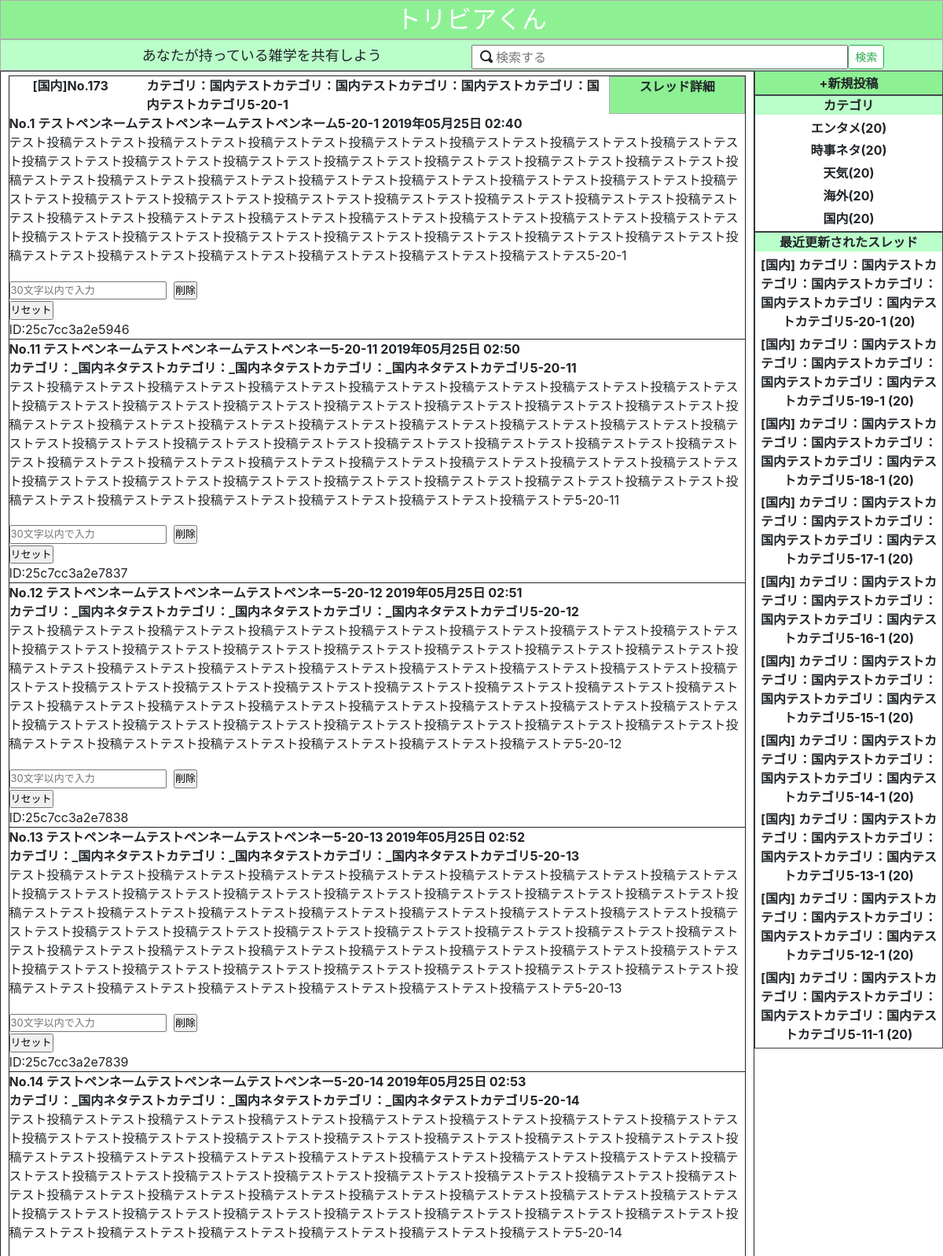
Screenshot of /bbs/index.php?mode=db (upper part) with the database file from the repository.
### tables this page shows
CREATE TABLE `posted` (
  `id` int(11) NOT NULL,
  `thr_id` int(4) NOT NULL,
  `pos_id` int(4) NOT NULL,
  `pos_status` int(2) NOT NULL,
  `pos_title` varchar(500) NOT NULL,
  `pos_created` datetime NOT NULL,
  `pos_lastupdate` datetime DEFAULT NULL,
  `pos_ipaddress` varchar(100) NOT NULL,
  `pos_useragent` varchar(100) NOT NULL,
  `pos_posted_id` varchar(100) NOT NULL,
  `pos_penname` varchar(500) NOT NULL,
  `pos_text` varchar(5000) NOT NULL,
  `pos_good_count` int(4) NOT NULL,
  `pos_text_pass_st` int(2) NOT NULL,
  `pos_text_pass` varchar(100) DEFAULT NULL
);

CREATE TABLE `category` (
  `cat_id` int(4) NOT NULL,
  `cat_status` int(1) NOT NULL,
  `cat_name` varchar(500) NOT NULL,
  `cat_created` date NOT NULL,
  `cat_updated` date DEFAULT NULL
);

CREATE TABLE `thread` (
  `thr_id` int(4) NOT NULL,
  `cat_id` int(4) NOT NULL,
  `thr_status` int(2) NOT NULL,
  `thr_title` varchar(500) NOT NULL,
  `thr_created` datetime NOT NULL,
  `thr_lastupdate` datetime DEFAULT NULL,
  `thr_ipaddress` varchar(100) NOT NULL,
  `thr_useragent` varchar(100) NOT NULL,
  `thr_posted_id` varchar(100) NOT NULL
);

### bbs/base.php (called while the page is built, shortened)
<?php
class MyDB{
  private $host     = host;
  private $username = username;
  private $passwd   = passwd;
  private $dbname   = dbname;
    protected function connect() {
      try {
        $this->dbh = new mysqli( $this -> host , $this-> username, $this-> passwd, $this-> dbname );
      } catch(Exception $e) {
        error_log(print_r('Warning base.php::__construct() DBへの接続に失敗'."\n".$e->getMessage().' ['.date('Y-m-d H:i:s', time()).']'."\n", true), '3', 'log.txt');
      }
    }
}
class Board extends MyDB {
  public function getThread() {
    $thr_puts_all_sql =  $this->dbh->prepare( "SELECT c.cat_id,c.cat_name,c.cat_status,t.thr_id,t.thr_title,t.thr_status,
      t.thr_lastupdate FROM thread t INNER JOIN category c ON t.cat_id = c.cat_id AND t.thr_status = 1
      GROUP BY t.thr_id ORDER BY t.thr_lastupdate DESC LIMIT ? ");
    $Thr_MAX_NUM = THREAD_MAX_NUM;
    $thr_puts_all_sql->bind_param("i",$Thr_MAX_NUM);
    $thr_puts_all_sql->execute();
    $result = $thr_puts_all_sql->get_result();
    $thr_puts_all = $result->fetch_all(MYSQLI_ASSOC);
    return $thr_puts_all;
  }
  public function get_count_cat() {
    $cat_count_sql = $this->dbh->prepare( "SELECT c.cat_id,c.cat_name,COUNT(c.cat_id) cat_count FROM
    thread t INNER JOIN category c ON t.cat_id = c.cat_id
    INNER JOIN
    (SELECT DISTINCT thr_id FROM posted) as p
    ON t.thr_id = p.thr_id
    WHERE t.thr_status = 1 GROUP BY c.cat_id");
    $cat_count_sql->execute();
    $result = $cat_count_sql->get_result();
    $cat_count = $result->fetch_all(MYSQLI_ASSOC);
    return  $cat_count;
  }
  public function get_thread_Post($thr_id) {
    $thred_puts_sql = $this->dbh->prepare( "SELECT * FROM (posted p INNER JOIN thread t ON p.thr_id = t.thr_id)
    INNER JOIN category c ON t.cat_id = c.cat_id AND p.thr_id = ? WHERE p.pos_status = 1 ORDER BY p.pos_id  ");
    $thred_puts_sql->bind_param("i",$thr_id);
      switch ($thred_puts_sql->execute()) {
      case true:
          $result = $thred_puts_sql->get_result();
          $thred_puts = $result->fetch_all(MYSQLI_ASSOC);
           return  $thred_puts;;
          break;
      }
  }
  public function get_thread_PostCount() {
    $thr_putsCount_all_sql = $this->dbh->prepare( "select * from (SELECT c.cat_id,c.cat_name,t.thr_id,t.thr_title,COUNT(p.pos_id)
    sum_pos,t.thr_lastupdate,t.thr_status FROM (posted p INNER JOIN thread t ON p.thr_id = t.thr_id)
    INNER JOIN category c ON t.cat_id = c.cat_id WHERE p.pos_status = 1 AND t.thr_status = 1
        GROUP BY t.thr_id ORDER BY t.thr_id  DESC LIMIT ?) sub   WHERE sub.thr_status = 1
        ORDER BY sub.thr_lastupdate DESC LIMIT ?");
    $Thr_MAX_NUM = THREAD_MAX_NUM;
    $thr_putsCount_all_sql->bind_param("ii",$Thr_MAX_NUM,$Thr_MAX_NUM);
    $thr_putsCount_all_sql->execute();
    $result = $thr_putsCount_all_sql->get_result();
    $thr_putsCount_all = $result->fetch_all(MYSQLI_ASSOC);
    return  $thr_putsCount_all;
  }
}
function agent_type() {
  $ua = $_SERVER['HTTP_USER_AGENT'];
  if (stripos($ua, 'iphone') !== false ||
    stripos($ua, 'ipod') !== false ||
    (stripos($ua, 'android') !== false && stripos($ua, 'mobile') !== false) ||
    (stripos($ua, 'windows') !== false && stripos($ua, 'mobile') !== false) ||
    (stripos($ua, 'firefox') !== false && stripos($ua, 'mobile') !== false) ||
    (stripos($ua, 'bb10') !== false && stripos($ua, 'mobile') !== false) ||
    (stripos($ua, 'blackberry') !== false)
  ) {
    $ua = "sp";
  } else {
    $ua = "pc";
  }
  return $ua;
}
function h_escape($s) {
return htmlspecialchars($s, ENT_QUOTES, "UTF-8");
}
?>

### bbs/temp/index_DB_PC.php (the view, shortened to what this page needs)
<?PHP
    for($postno = 0; $postno <= count($thred_output);$postno++){
      if($postno == 0 && 0 < count($thred_output)){
        echo '<span id="pagination'.$thred_output[$postno]['thr_id'].'">';;
?>
        <div class="thread thread-container">
        <div class="thread-item-root">
          <label class="thread-item">[<?php echo $thred_output[$postno]['cat_name'];?>]No.<?php echo $thred_output[$postno]['thr_id'];?></label>
          <label class="thread-item"><?php echo h_escape($thred_output[$postno]['pos_title']);?> </label>
          <label class="thread-item">
            <div class="thread-detail" location="index" cat_name=<?php echo $thred_output[$postno]['cat_name'];?> thr_no=<?php echo $thred_output[$postno]['thr_id'];?> pos_no=<?php echo $thred_output[$postno]['pos_id'];?>>スレッド詳細</div>
          </label>
        </div>
        <div class="posted posted-container">
          <label class="posted-item-1">No.<?php echo $thred_output[$postno]['pos_id'];?> <?php echo h_escape( $thred_output[$postno]['pos_penname']);?> <?php echo date('Y年m月d日 H:i',strtotime($thred_output[$postno]['pos_created']));?></label>
          <label class="posted-item-1"><?php echo nl2br(h_escape($thred_output[$postno]['pos_text']));?>
          </label>
          <label class="posted-item-1">
           <form class="password" method="post" action="" accept-charset="euc-jp">
              <input type="text" name="password_<?php echo $thred_output[$postno]['thr_id'];?>_<?php echo $thred_output[$postno]['pos_id'];?>" cat_name=<?php echo $thred_output[$postno]['cat_name'];?>
               thr_no=<?php echo $thred_output[$postno]['thr_id'];?> pos_no=<?php echo $thred_output[$postno]['pos_id'];?>
               maxlength="30"   value="" placeholder="30文字以内で入力">
              <input type="submit" id="<?php echo $thred_output[$postno]['cat_name'];?>_<?php echo $thred_output[$postno]['thr_id'];?>_<?php echo $thred_output[$postno]['pos_id'];?>" value="削除" cat_name="<?php echo $thred_output[$postno]['cat_name'];?>" thr_no="<?php echo $thred_output[$postno]['thr_id'];?>"
                 pos_no="<?php echo $thred_output[$postno]['pos_id'];?>" admin="<?php if(isset($_COOKIE['Admin'])){echo "true";}else{echo "false";} ?>" class="password_del">
              <input type="reset" value="リセット">
            </form>
          </label>
          <label class="posted-item-1">ID:<?php echo  $thred_output[$postno]['pos_posted_id']; ?></label>
        </div>
<?php
  }elseif($postno < count($thred_output)){
?>
              <div class="posted posted-container">
               <label class="posted-item">No.<?php echo $thred_output[$postno]['pos_id'];?> <?php echo h_escape( $thred_output[$postno]['pos_penname']);?> <?php echo date('Y年m月d日 H:i',strtotime($thred_output[$postno]['pos_created']));?></label>
                <label class="posted-item"><?php echo h_escape($thred_output[$postno]['pos_title']);?></label>
                <label class="posted-item"><?php echo nl2br(h_escape($thred_output[$postno]['pos_text']));?>
                </label>
                <label class="posted-item">
                 <form class="password" method="post" action="">
                    <input type="text" name="password_<?php echo $thred_output[$postno]['thr_id'];?>_<?php echo $thred_output[$postno]['pos_id'];?>" cat_name=<?php echo $thred_output[$postno]['cat_name'];?>
                     thr_no=<?php echo $thred_output[$postno]['thr_id'];?> pos_no=<?php echo $thred_output[$postno]['pos_id'];?>
                     maxlength="30" value="" placeholder="30文字以内で入力">
                    <input type="submit" id="<?php echo $thred_output[$postno]['cat_name'];?>_<?php echo $thred_output[$postno]['thr_id'];?>_<?php echo $thred_output[$postno]['pos_id'];?>"
                       value="削除" cat_name="<?php echo $thred_output[$postno]['cat_name'];?>" thr_no="<?php echo $thred_output[$postno]['thr_id'];?>"
                       pos_no="<?php echo $thred_output[$postno]['pos_id'];?>" admin="<?php if(isset($_COOKIE['Admin'])){echo "true";}else{echo "false";} ?>" class="password_del">
                    <input type="reset" value="リセット">
                  </form>
                </label>
                <label class="posted-item">ID:<?php echo  $thred_output[$postno]['pos_posted_id']; ?></label>
              </div>
<?php
  }elseif($postno == count($thred_output) && 0 < count($thred_output)){
      echo"</div>";
  }elseif(0 == count($thred_output)){
    echo '<div class="thread thread-container">'."スレッドNo".$thr_puts_all[$thre_c]['thr_id']."には投稿がありません。".'</div>';
  }
 }
              echo ' </span>';
?>

### bbs/index.php (shortened to what this page needs)
<?php
require('base.php');
?>
<!DOCTYPE html>
<html lang="ja">
<head>
  <link rel="stylesheet" type="text/css" href="common/css/jquery-ui.css">
  <link rel="stylesheet" type="text/css" href="common/css/layout.css">
  <link rel="stylesheet" type="text/css" href="common/css/bootstrap.css">
  <link href="common/css/font/css/open-iconic-bootstrap.css" rel="stylesheet">
  <link href="common/css/validationEngine.jquery.css" rel="stylesheet" type="text/css" />
</head>
<div class="wrapper">
<section id="header">
  <div class="title"><a href="index.php?mode=<?php echo $_GET['mode'];?>"><p>トリビアくん</p></a></div>
<?php  if(agent_type()=="pc"){?>
  <section class="search">
    <div class="subtitle">あなたが持っている雑学を共有しよう</div>
    <div class="searchform">
      <div class="search-bar">
        <div class="input-group">
          <div class="icon-search oi oi-magnifying-glass"></div>
            <input type="text" class="search-query span3 " placeholder="検索する" class="form-control" id="search_post" onkeypress="search_keycode()">
            <span class="input-group-btn">
            <div class="text-center">
              <button type="submit" id="search-button-ent" class="search-button btn btn-outline-success btn-sm">検索</button>
            </div>
            </span>
          </div>
        </div>
      </div>
  </section>
<?php }?>
</section>
<section id="contents">
<div id="main">
<?PHP
if($_GET['mode']=='db'){
  $board = new Board();
  $thr_puts_all = $board->getThread();
  $cat_count = $board->get_count_cat();
  for($thre_c = 0; $thre_c < count($thr_puts_all); $thre_c++){
    $thred_puts = $board->get_thread_Post($thr_puts_all[$thre_c]['thr_id']);
    $pos_idArray = array_column($thred_puts, 'pos_id');
    $pos_id_result = array_search('1', $pos_idArray);
    if(count($thred_puts)!=0):
        $thred_output['0'] = $thred_puts[$pos_id_result];
        if(count($thred_puts)<=10){
          $start = 0;
        }else{
          $start = (count($thred_puts)-1) - ARTICLE_MAX_NUM;
        }
        $thred_output = $thred_output + array_slice($thred_puts,$start,ARTICLE_MAX_NUM+1);
      if(agent_type()=="pc"){include(__DIR__.'/temp/index_DB_PC.php'); }
      unset($thred_output);
    endif;
  }
}
?>
</div>
<?php
if($_GET['mode']=='json'){
?>
    <div id="sidebarbox">
        <div id="sidebar">
          <div id="newthread">
            <p>+新規投稿</p>
          </div>
          <div id="category">
             <p>カテゴリ</p>
            <?php for($side_cat_count=1;$side_cat_count<=CATEGORY_ENABLE_MAX;$side_cat_count++){ ?>
              <div class="catlist" thr_count_all= <?php echo $thr_count_all ?> start_no="1" cat_no= <?php echo $side_cat_count ?>><?php echo cat_name_get($side_cat_count);?>
              (<?php echo $cat_count[$side_cat_count] ?>)</div>
            <?php } ?>
          </div>
          <div id="new">
            <p>最近更新されたスレッド</p>
                <?php
                if($side_thr_count<THREAD_MAX_NUM){
                  $OUTPUT_THR_COUNT=$side_thr_count;
                }else{
                  $OUTPUT_THR_COUNT=THREAD_MAX_NUM;
                }
          for($thr_c = 1; $thr_c <= $OUTPUT_THR_COUNT; $thr_c++){
                 ?>
              <div class="thr_update" cat_no="<?php echo $thr_update[$thr_c-1]['cat_id'] ?>"
               thr_no="<?php echo $thr_update[$thr_c-1]['thr_id']?>" cat_name="<?php echo $thr_update[$thr_c-1]['cat_name']?>">
              [<?php echo $thr_update[$thr_c-1]['cat_name'];?>]
              <?php
                if(strlen($thr_update[$thr_c-1]['thr_title'])==0){
                echo'**タイトルなし**';
                }else{
                echo $thr_update[$thr_c-1]['thr_title'];
                }
              ?>
                (<?php  echo $thr_update[$thr_c-1]['pos_count'];?>)
              </div>
           <?php } ?>
          </div>
        </div>
    </div>
</section>
<?php }elseif($_GET['mode']=='db'){?>
<div id="sidebarbox">
  <div id="sidebar">
    <div id="newthread">
      <p>+新規投稿</p>
    </div>
    <div id="category">
       <p>カテゴリ</p>
  <?php for($cat_c = 0; $cat_c < count($cat_count); $cat_c++){?>
      <div class="catlist" cat_no=<?php echo $cat_count[$cat_c]['cat_id']; ?>>
        <?php echo $cat_count[$cat_c]['cat_name']; ?>(<?php echo $cat_count[$cat_c]['cat_count'] ?>)
      </div>
  <?php } ?>
    </div>
    <div id="new">
      <p>最近更新されたスレッド</p>
      <?php
          $thr_puts_all = $board->get_thread_PostCount();
        if(COUNT($thr_puts_all)<10){
          $OUTPUT_POST_COUNT=COUNT($thr_puts_all);
        }else{
          $OUTPUT_POST_COUNT=10;
        }
        for($post_c = 1; $post_c <= $OUTPUT_POST_COUNT; $post_c++){
      ?>
        <div class="thr_update" cat_no="<?php echo $thr_puts_all[$post_c-1]['cat_id'] ?>"
         thr_no="<?php echo $thr_puts_all[$post_c-1]['thr_id']?>">
        [<?php echo $thr_puts_all[$post_c-1]['cat_name'];?>]
        <?php
          if(strlen($thr_puts_all[$post_c-1]['thr_title'])==0){
          }else{
          echo $thr_puts_all[$post_c-1]['thr_title'];
          }
        ?>
          (<?php  echo $thr_puts_all[$post_c-1]['sum_pos'];?>)
        </div>
     <?php } ?>
    </div>
  </div>
</div>
</section>
<?php   }; ?>
</div>

### rows the page displays
posted: category.cat_name "国内", thr.thr_id "173", pos_title "カテゴリ：国内テストカテゴリ：国内テストカテゴリ：国内テストカテゴリ：国内テストカテゴリ5-20-1", pos "1", pos_penname "テストペンネームテストペンネームテストペンネーム5-20-1", pos_created "2019年05月25日 02:40", pos_text "テスト投稿テストテスト投稿テストテスト投稿テストテスト投稿テストテスト投稿テストテスト投稿テストテスト投稿テストテスト投稿テストテスト投稿テストテスト投稿テストテスト投稿テストテスト投稿テストテスト投稿テストテスト投稿テストテスト投稿テストテスト投稿テストテスト投稿テストテスト投稿テストテスト投稿テストテスト投稿テストテスト投稿テストテスト投稿テストテスト投稿テストテスト投稿テストテスト投稿テストテスト投稿テストテスト投稿テストテスト投稿テストテスト投稿テストテスト投稿テストテスト投稿テストテスト投稿テストテスト投稿テストテスト投稿テストテスト投稿テストテスト投稿テストテスト投稿テストテスト投稿テストテスト投稿テストテスト投稿テストテスト投稿テストテスト投稿テストテスト投稿テストテスト投稿テストテスト投稿テストテスト投稿テストテスト投稿テストテスト投稿テストテスト投稿テストテス5-20-1", pos_posted "25c7cc3a2e5946"
posted: pos "11", pos_penname "テストペンネームテストペンネームテストペンネー5-20-11", pos_created "2019年05月25日 02:50", pos_title "カテゴリ：_国内ネタテストカテゴリ：_国内ネタテストカテゴリ：_国内ネタテストカテゴリ5-20-11", pos_text "テスト投稿テストテスト投稿テストテスト投稿テストテスト投稿テストテスト投稿テストテスト投稿テストテスト投稿テストテスト投稿テストテスト投稿テストテスト投稿テストテスト投稿テストテスト投稿テストテスト投稿テストテスト投稿テストテスト投稿テストテスト投稿テストテスト投稿テストテスト投稿テストテスト投稿テストテスト投稿テストテスト投稿テストテスト投稿テストテスト投稿テストテスト投稿テストテスト投稿テストテスト投稿テストテスト投稿テストテスト投稿テストテスト投稿テストテスト投稿テストテスト投稿テストテスト投稿テストテスト投稿テストテスト投稿テストテスト投稿テストテスト投稿テストテスト投稿テストテスト投稿テストテスト投稿テストテスト投稿テストテスト投稿テストテスト投稿テストテスト投稿テストテスト投稿テストテスト投稿テストテスト投稿テストテスト投稿テストテスト投稿テストテスト投稿テストテ5-20-11", pos_posted "25c7cc3a2e7837"
posted: pos "12", pos_penname "テストペンネームテストペンネームテストペンネー5-20-12", pos_created "2019年05月25日 02:51", pos_title "カテゴリ：_国内ネタテストカテゴリ：_国内ネタテストカテゴリ：_国内ネタテストカテゴリ5-20-12", pos_text "テスト投稿テストテスト投稿テストテスト投稿テストテスト投稿テストテスト投稿テストテスト投稿テストテスト投稿テストテスト投稿テストテスト投稿テストテスト投稿テストテスト投稿テストテスト投稿テストテスト投稿テストテスト投稿テストテスト投稿テストテスト投稿テストテスト投稿テストテスト投稿テストテスト投稿テストテスト投稿テストテスト投稿テストテスト投稿テストテスト投稿テストテスト投稿テストテスト投稿テストテスト投稿テストテスト投稿テストテスト投稿テストテスト投稿テストテスト投稿テストテスト投稿テストテスト投稿テストテスト投稿テストテスト投稿テストテスト投稿テストテスト投稿テストテスト投稿テストテスト投稿テストテスト投稿テストテスト投稿テストテスト投稿テストテスト投稿テストテスト投稿テストテスト投稿テストテスト投稿テストテスト投稿テストテスト投稿テストテスト投稿テストテスト投稿テストテ5-20-12", pos_posted "25c7cc3a2e7838"
posted: pos "13", pos_penname "テストペンネームテストペンネームテストペンネー5-20-13", pos_created "2019年05月25日 02:52", pos_title "カテゴリ：_国内ネタテストカテゴリ：_国内ネタテストカテゴリ：_国内ネタテストカテゴリ5-20-13", pos_text "テスト投稿テストテスト投稿テストテスト投稿テストテスト投稿テストテスト投稿テストテスト投稿テストテスト投稿テストテスト投稿テストテスト投稿テストテスト投稿テストテスト投稿テストテスト投稿テストテスト投稿テストテスト投稿テストテスト投稿テストテスト投稿テストテスト投稿テストテスト投稿テストテスト投稿テストテスト投稿テストテスト投稿テストテスト投稿テストテスト投稿テストテスト投稿テストテスト投稿テストテスト投稿テストテスト投稿テストテスト投稿テストテスト投稿テストテスト投稿テストテスト投稿テストテスト投稿テストテスト投稿テストテスト投稿テストテスト投稿テストテスト投稿テストテスト投稿テストテスト投稿テストテスト投稿テストテスト投稿テストテスト投稿テストテスト投稿テストテスト投稿テストテスト投稿テストテスト投稿テストテスト投稿テストテスト投稿テストテスト投稿テストテスト投稿テストテ5-20-13", pos_posted "25c7cc3a2e7839"
posted: pos "14", pos_penname "テストペンネームテストペンネームテストペンネー5-20-14", pos_created "2019年05月25日 02:53", pos_title "カテゴリ：_国内ネタテストカテゴリ：_国内ネタテストカテゴリ：_国内ネタテストカテゴリ5-20-14", pos_text "テスト投稿テストテスト投稿テストテスト投稿テストテスト投稿テストテスト投稿テストテスト投稿テストテスト投稿テストテスト投稿テストテスト投稿テストテスト投稿テストテスト投稿テストテスト投稿テストテスト投稿テストテスト投稿テストテスト投稿テストテスト投稿テストテスト投稿テストテスト投稿テストテスト投稿テストテスト投稿テストテスト投稿テストテスト投稿テストテスト投稿テストテスト投稿テストテスト投稿テストテスト投稿テストテスト投稿テストテスト投稿テストテスト投稿テストテスト投稿テストテスト投稿テストテスト投稿テストテスト投稿テストテスト投稿テストテスト投稿テストテスト投稿テストテスト投稿テストテスト投稿テストテスト投稿テストテスト投稿テストテスト投稿テストテスト投稿テストテスト投稿テストテスト投稿テストテスト投稿テストテスト投稿テストテスト投稿テストテスト投稿テストテスト投稿テストテ5-20-14"
category: cat_name "エンタメ", cat_count "20"
category: cat_name "時事ネタ", cat_count "20"
category: cat_name "天気", cat_count "20"
category: cat_name "海外", cat_count "20"
category: cat_name "国内", cat_count "20", thr_title "カテゴリ：国内テストカテゴリ：国内テストカテゴリ：国内テストカテゴリ：国内テストカテゴリ5-20-1", sum_pos "20", thr_title "カテゴリ：国内テストカテゴリ：国内テストカテゴリ：国内テストカテゴリ：国内テストカテゴリ5-19-1", thr_title "カテゴリ：国内テストカテゴリ：国内テストカテゴリ：国内テストカテゴリ：国内テストカテゴリ5-18-1", thr_title "カテゴリ：国内テストカテゴリ：国内テストカテゴリ：国内テストカテゴリ：国内テストカテゴリ5-17-1", thr_title "カテゴリ：国内テストカテゴリ：国内テストカテゴリ：国内テストカテゴリ：国内テストカテゴリ5-16-1", thr_title "カテゴリ：国内テストカテゴリ：国内テストカテゴリ：国内テストカテゴリ：国内テストカテゴリ5-15-1", thr_title "カテゴリ：国内テストカテゴリ：国内テストカテゴリ：国内テストカテゴリ：国内テストカテゴリ5-14-1", thr_title "カテゴリ：国内テストカテゴリ：国内テストカテゴリ：国内テストカテゴリ：国内テストカテゴリ5-13-1", thr_title "カテゴリ：国内テストカテゴリ：国内テストカテゴリ：国内テストカテゴリ：国内テストカテゴリ5-12-1", thr_title "カテゴリ：国内テストカテゴリ：国内テストカテゴリ：国内テストカテゴリ：国内テストカテゴリ5-11-1"
